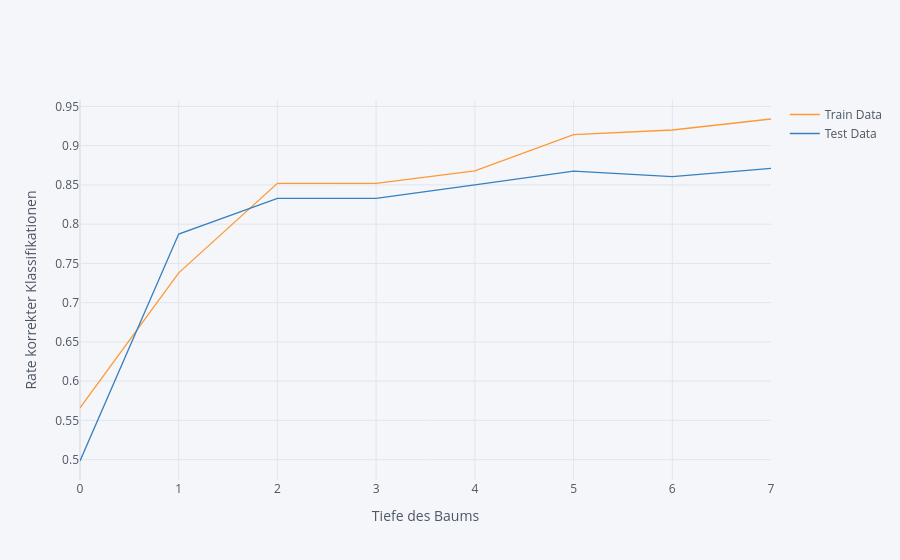

Notebook code for this chart:
### Code cell
tree_jim.evaluation_depth(df_training, df_test).iplot(xTitle='Tiefe des Baums', yTitle='Rate korrekter Klassifikationen')

### Figure 1 — Plotly figure (JSON) as saved in the notebook; plotly's stock layout.template omitted (floating-point values rounded to 4 significant figures)
{"data": [{"line": {"color": "rgba(255, 153, 51, 1.0)", "dash": "solid", "shape": "linear", "width": 1.3}, "mode": "lines", "name": "Train Data", "text": "", "type": "scatter", "x": [0, 1, 2, 3, 4, 5, 6, 7], "y": [0.566, 0.738, 0.852, 0.852, 0.868, 0.914, 0.92, 0.934]}, {"line": {"color": "rgba(55, 128, 191, 1.0)", "dash": "solid", "shape": "linear", "width": 1.3}, "mode": "lines", "name": "Test Data", "text": "", "type": "scatter", "x": [0, 1, 2, 3, 4, 5, 6, 7], "y": [0.4983, 0.7875, 0.8328, 0.8328, 0.8502, 0.8676, 0.8606, 0.8711]}], "layout": {"autosize": true, "legend": {"bgcolor": "#F5F6F9", "font": {"color": "#4D5663"}}, "paper_bgcolor": "#F5F6F9", "plot_bgcolor": "#F5F6F9", "title": {"font": {"color": "#4D5663"}}, "xaxis": {"autorange": true, "gridcolor": "#E1E5ED", "range": [0, 7], "showgrid": true, "tickfont": {"color": "#4D5663"}, "title": {"font": {"color": "#4D5663"}, "text": "Tiefe des Baums"}, "type": "linear", "zerolinecolor": "#E1E5ED"}, "yaxis": {"autorange": true, "gridcolor": "#E1E5ED", "range": [0.474, 0.9582], "showgrid": true, "tickfont": {"color": "#4D5663"}, "title": {"font": {"color": "#4D5663"}, "text": "Rate korrekter Klassifikationen"}, "type": "linear", "zerolinecolor": "#E1E5ED"}}}
